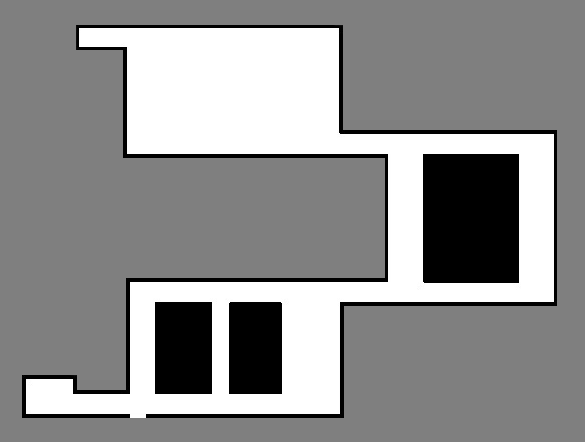
#> input picture n1-d.bmp, 585 x 442 px
$ python main.py
#> lines starting #> are read from the running program, lines starting #| are printed output that depends on the picture
from PIL import Image
import numpy as np
import matplotlib.pyplot as plt
import matplotlib.animation as animation
import queue

img = Image.open("n1-d.bmp").convert('L')

img_data = np.array(img)
rows,cols = img_data.shape
#> rows = 442; cols = 585
map_data = np.zeros(shape=img_data.shape)
map_data[img_data<20] = 2
map_data[img_data>200] = 1


img_safe = map_data != 0
img_blank = map_data != 1
img_wall = map_data != 2


# 找出门在哪里
core = np.delete(map_data,(0,rows-1),axis=0)
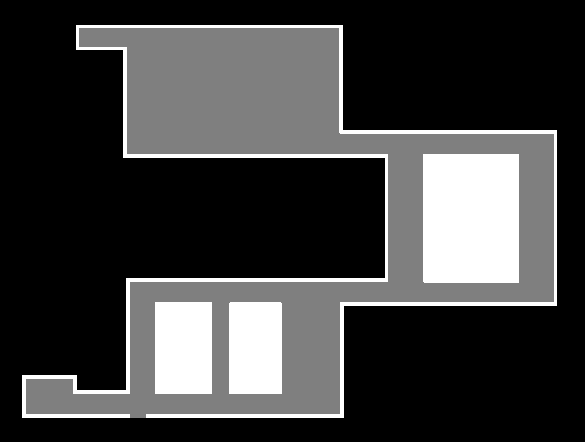
#> map_data: shape (442, 585) float64; min 0, max 2, mean 0.499; drawn with min black and max white
core = np.delete(core,(0,cols-1),axis=1)
mask_1 = np.hstack((np.delete(map_data,0,axis=1),[[100]]*rows))
mask_2 = np.hstack(([[100]]*rows,np.delete(map_data,cols-1,axis=1)))
mask_3 = np.vstack((np.delete(map_data,0,axis=0),[100]*cols))
mask_4 = np.vstack(([100]*cols,np.delete(map_data,rows-1,axis=0)))
img_door = ~(((map_data+mask_1) == 1) | ((map_data+mask_2) == 1) | ((map_data+mask_3) == 1) | ((map_data+mask_4) == 1))
# print(np.array(np.where(~img_door)).T.shape)
if np.array(np.where(~img_door)).T.shape[0] > 0:
    print('has door!!!')
else:
    print('no door!!!')
#     exit()


# 计算势能矩阵
energy_data = np.zeros(shape=img_data.shape)
energy_data[img_data<20] = 100000
energy_data[img_data>200] = 10000

q=queue.Queue()
# x:纵坐标
# y:横坐标
for x,y in np.array(np.where(~img_door)).T:
    if energy_data[x,y] != 0:
#         print(x,y)
        energy_data[x,y] = 1
        q.put((x,y))
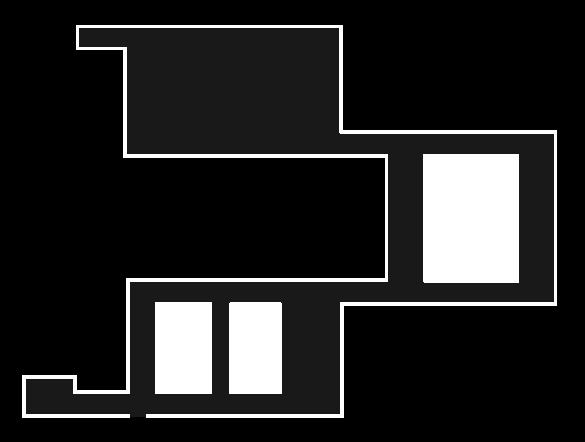
#> energy_data: shape (442, 585) float64; min 0, max 100000, mean 14819; drawn with min black and max white

while q.qsize() > 0:
    x,y = q.get()
    current_len = energy_data[x,y]
    for nx,ny in np.array([[-1,0],[1,0],[0,-1],[0,1]]) + (x,y):
        # 如果没有走过 == 10000
        if energy_data[nx,ny] == 10000:
            energy_data[nx,ny] = current_len + 1
            q.put((nx,ny))
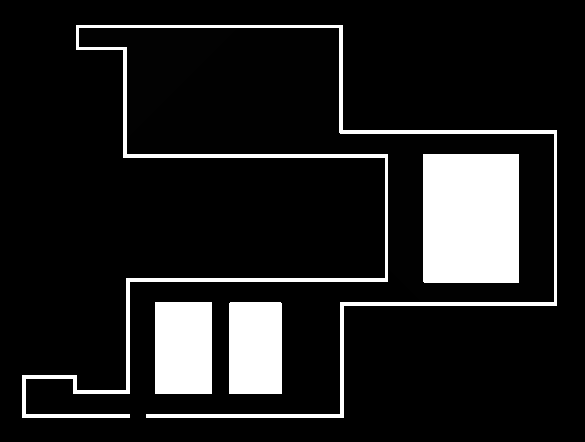
#> energy_data: shape (442, 585) float64; min 0, max 100000, mean 12411.2; drawn with min black and max white


# 在空地生成人
person_count = 100
blank = np.transpose(np.where(map_data == 1))
persons = blank[np.random.choice(blank.shape[0],person_count,replace=False)][:,[1,0]]
# causion：person坐标以图像坐标系表示，纵向为x，横向为y

############################
# 开始画图

fig = plt.figure(figsize=(12, 12))

ax_orig = plt.subplot2grid((3, 4), (0, 0), colspan = 1, rowspan = 1)
ax_orig.imshow(img, cmap='gray')
ax_orig.axis('off')
ax_orig.set_title('orig')
ax_safe = plt.subplot2grid((3, 4), (1, 0), colspan = 1, rowspan = 1)
ax_safe.imshow(img_safe, cmap='gray')
ax_safe.axis('off')
ax_safe.set_title('safe')
ax_wall = plt.subplot2grid((3, 4), (2, 0), colspan = 1, rowspan = 1)
ax_wall.imshow(img_wall, cmap='gray')
ax_wall.axis('off')
ax_wall.set_title('wall')
ax_blank = plt.subplot2grid((3, 4), (0, 1), colspan = 1, rowspan = 1)
ax_blank.imshow(img_blank, cmap='gray')
ax_blank.axis('off')
ax_blank.set_title('blank')
# plt.imshow(img)


ax_door = plt.subplot2grid((3, 4), (1, 1), colspan = 1, rowspan = 1)
ax_door.imshow(img_door, cmap='gray')
ax_door.axis('off')
ax_door.set_title('door')

# 现实下势能矩阵
# 调整下像素值
img_door = np.copy(energy_data)
img_door[img_data<20] = 1000
ax_energy = plt.subplot2grid((3, 4), (2, 1), colspan = 1, rowspan = 1)
ax_energy.imshow(img_door, cmap='gray')
ax_energy.axis('off')
ax_energy.set_title('energy')


# fig=plt.figure(figsize=(15, 15))
ax_map = plt.subplot2grid((3, 4), (0, 2), colspan = 2, rowspan = 3)
ax_map.imshow(img, cmap='gray')
# ax_map.axis('off')
ax_map.set_title('map')
ax_map.xaxis.tick_top()


s = ax_map.scatter(persons[:,0],persons[:,1],c='r',marker = 'o')

def gen_frame():
    step = 0
    while step<100:
        print(step)
        step += 1
        yield step
    print('over')
    return step
    pass

def update(n):
    global persons
    for v in persons:

        px = v[1]
        py = v[0]
        # 在势能矩阵上寻找下一步
        current_len = energy_data[px,py]
        next_xy = np.array([[-1,0],[1,0],[0,-1],[0,1],[-1,-1],[-1,1],[1,-1],[1,1]]) + (px,py)
        next_len = energy_data[tuple(next_xy.T)]
        next_len_min_v = np.amin(next_len)
        # 直接取一个，应该不会重复
        next_len_min_i = np.where(next_len==next_len_min_v)[0][0]

        if next_len_min_v < current_len:
            v[1] = next_xy[next_len_min_i][0]
            v[0] = next_xy[next_len_min_i][1]

    s.set_offsets(persons)
    return s
ani = animation.FuncAnimation(fig, update, frames=gen_frame,repeat=False)


plt.show()
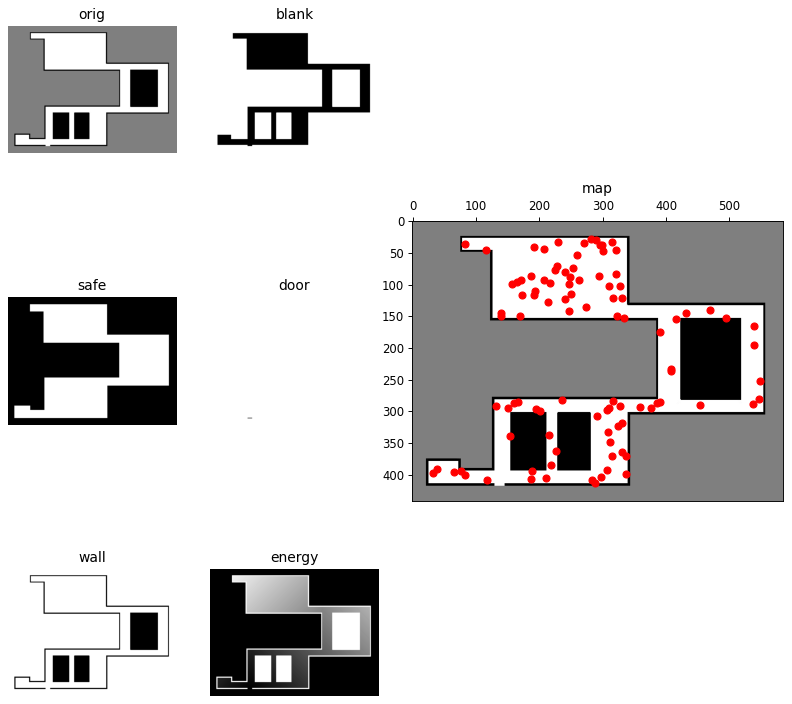
#> figure drawn by matplotlib, 7 panels

$ run again, with n-1.bmp copied over n1-d.bmp
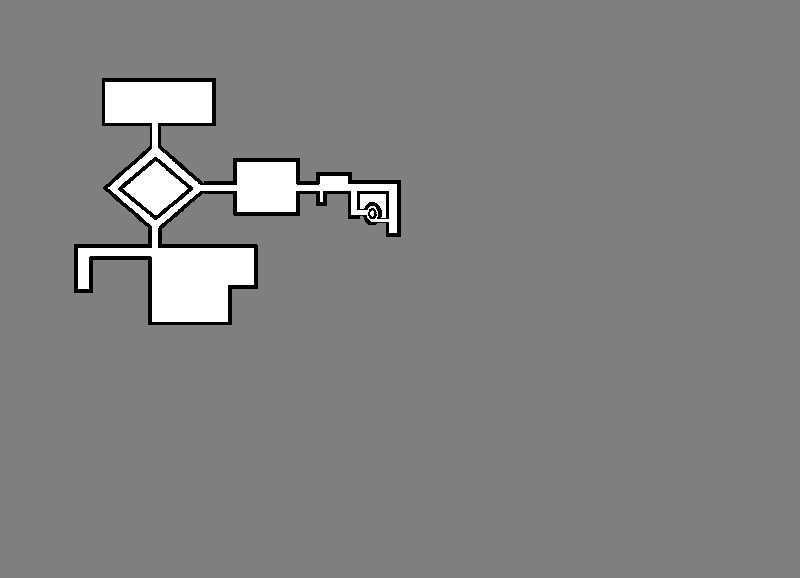
#> input picture n-1.bmp, 800 x 578 px
#> `core = np.delete(map_data,(0,rows-1),axis=0)`:
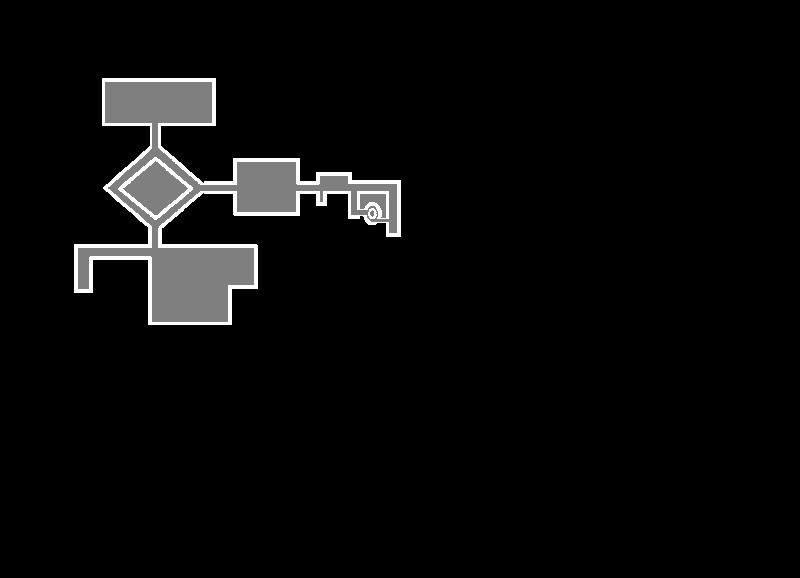
#> map_data: shape (578, 800) float64; min 0, max 2, mean 0.0782; drawn with min black and max white
#> after the loop `for x,y in np.array(np.where(~img_door)).T:`:
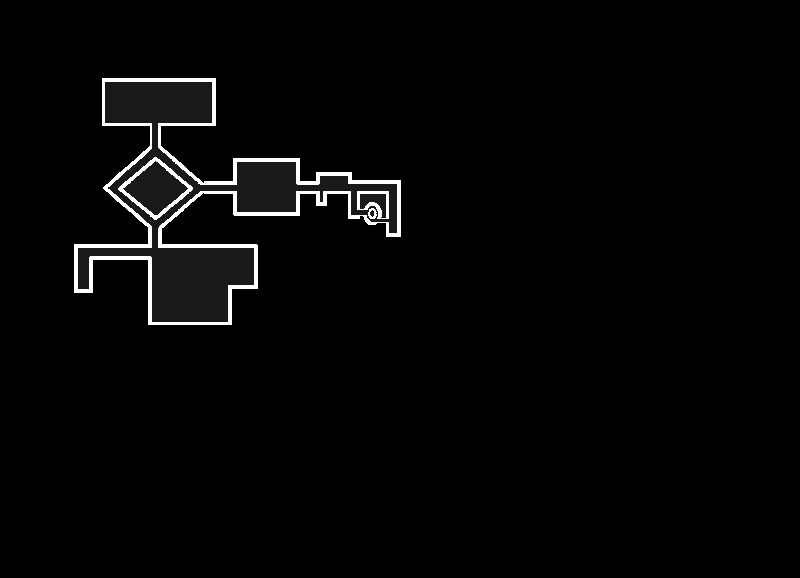
#> energy_data: shape (578, 800) float64; min 0, max 100000, mean 2128.5; drawn with min black and max white

$ run again, with n-2.bmp copied over n1-d.bmp
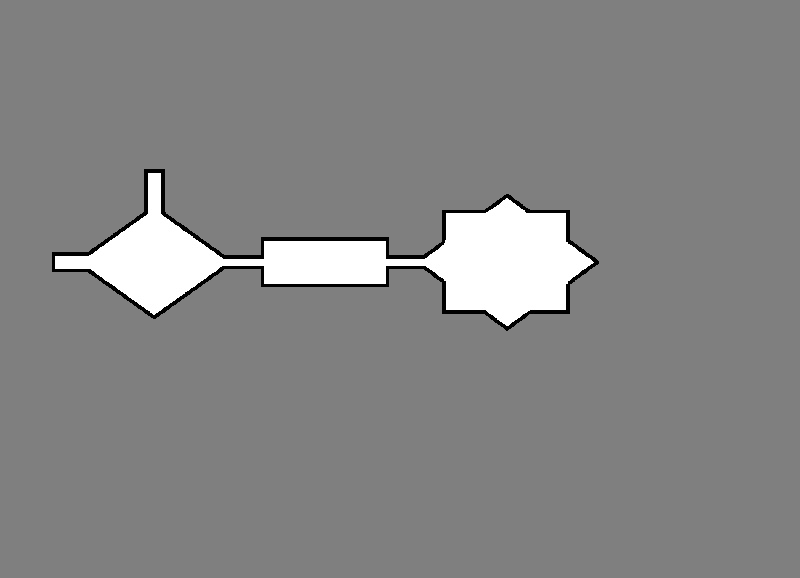
#> input picture n-2.bmp, 800 x 578 px
#> `core = np.delete(map_data,(0,rows-1),axis=0)`:
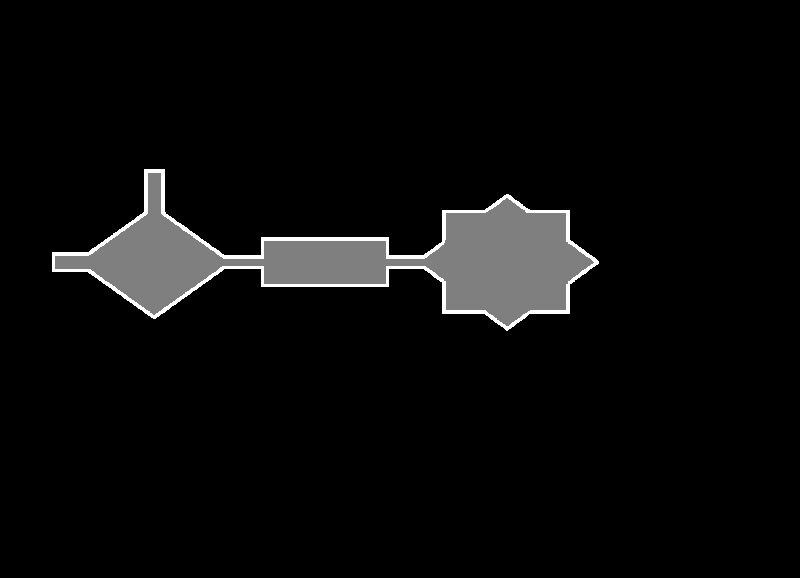
#> map_data: shape (578, 800) float64; min 0, max 2, mean 0.0836; drawn with min black and max white
#> after the loop `for x,y in np.array(np.where(~img_door)).T:`:
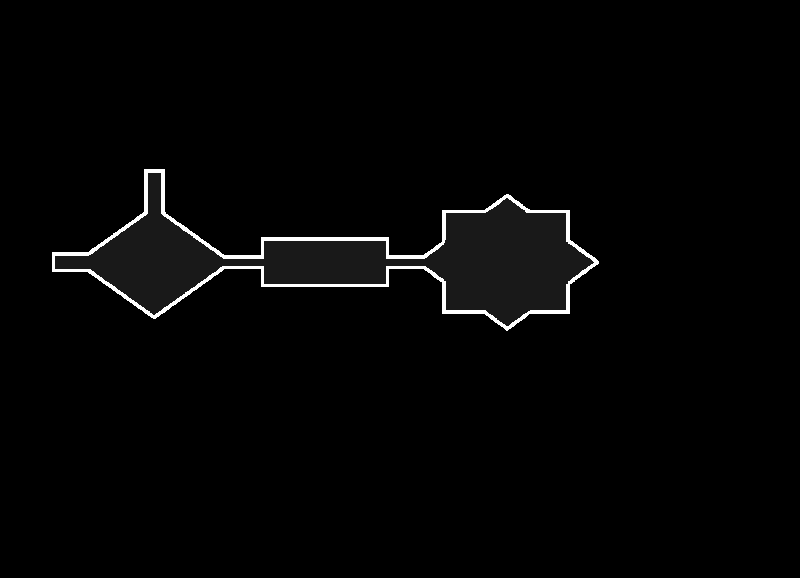
#> energy_data: shape (578, 800) float64; min 0, max 100000, mean 1767.8; drawn with min black and max white

$ run again, with n1.bmp copied over n1-d.bmp
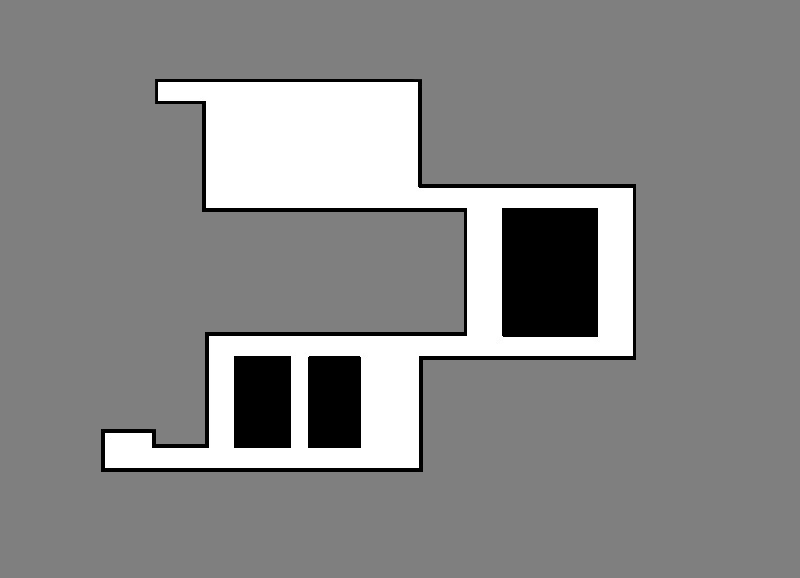
#> input picture n1.bmp, 800 x 578 px
#> `core = np.delete(map_data,(0,rows-1),axis=0)`:
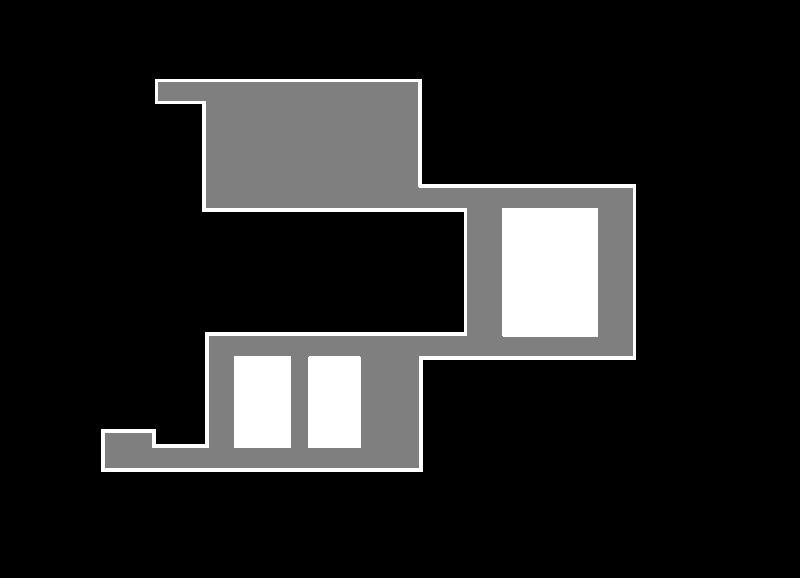
#> map_data: shape (578, 800) float64; min 0, max 2, mean 0.279; drawn with min black and max white
#> after the loop `for x,y in np.array(np.where(~img_door)).T:`:
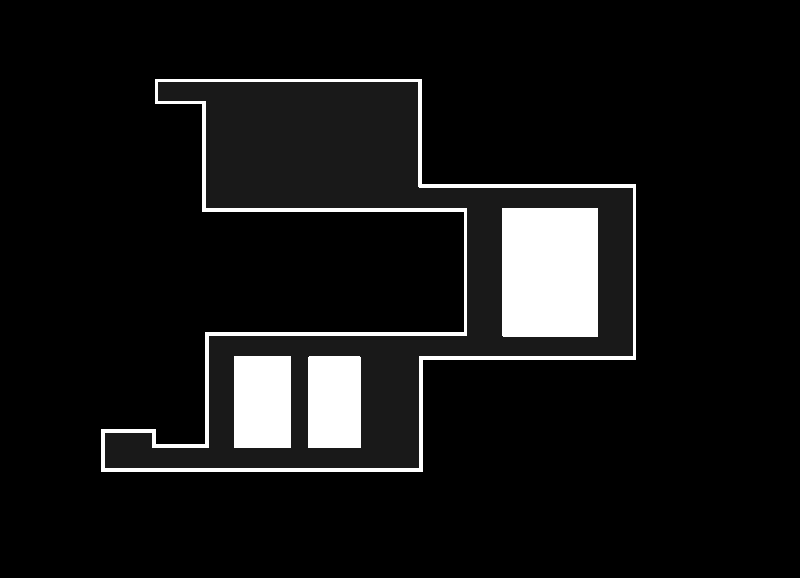
#> energy_data: shape (578, 800) float64; min 0, max 100000, mean 8299.5; drawn with min black and max white
